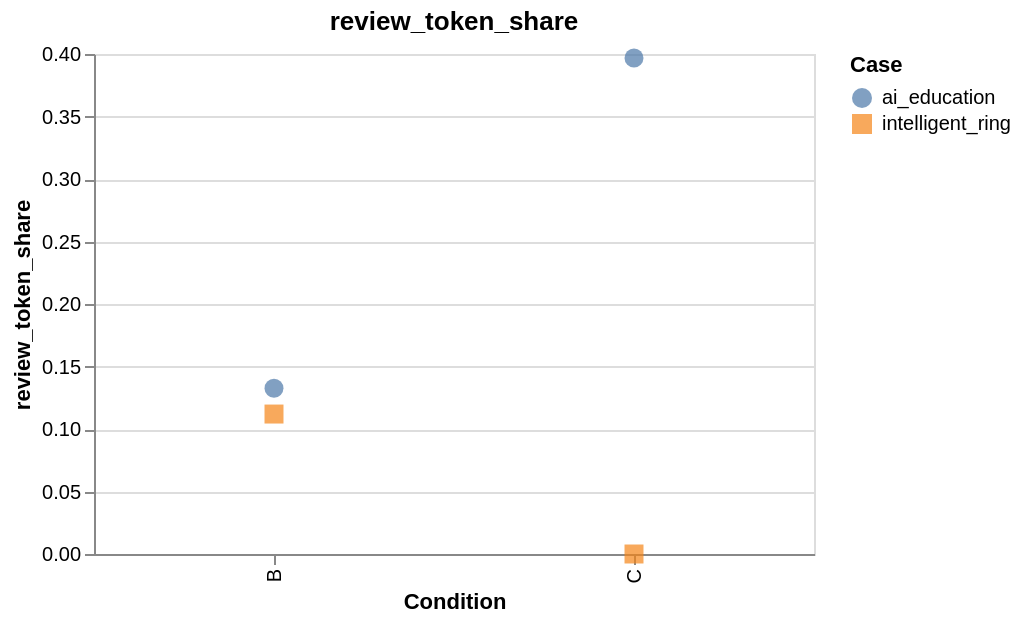

The specification (Vega-Lite) saved for this image:
### Vega-Lite specification from a JSON file in a GitHub repository (floating-point values rounded to 4 significant figures)
{"config": {"view": {"continuousWidth": 300, "continuousHeight": 300}}, "data": {"values": [{"case_id": "ai_education", "condition": "B", "value": 0.1326}, {"case_id": "ai_education", "condition": "C", "value": 0.3968}, {"case_id": "intelligent_ring", "condition": "C", "value": 0.0}, {"case_id": "intelligent_ring", "condition": "B", "value": 0.112}]}, "mark": {"type": "point", "filled": true, "size": 90}, "encoding": {"color": {"field": "case_id", "title": "Case", "type": "nominal"}, "shape": {"field": "case_id", "type": "nominal"}, "tooltip": [{"field": "case_id", "type": "nominal"}, {"field": "condition", "type": "nominal"}, {"field": "value", "type": "quantitative"}], "x": {"field": "condition", "sort": ["A", "B", "C", "D"], "title": "Condition", "type": "nominal"}, "y": {"field": "value", "scale": {"zero": false}, "title": "review_token_share", "type": "quantitative"}}, "height": 250, "title": "review_token_share", "width": 360, "$schema": "https://vega.github.io/schema/vega-lite/v6.4.1.json"}
